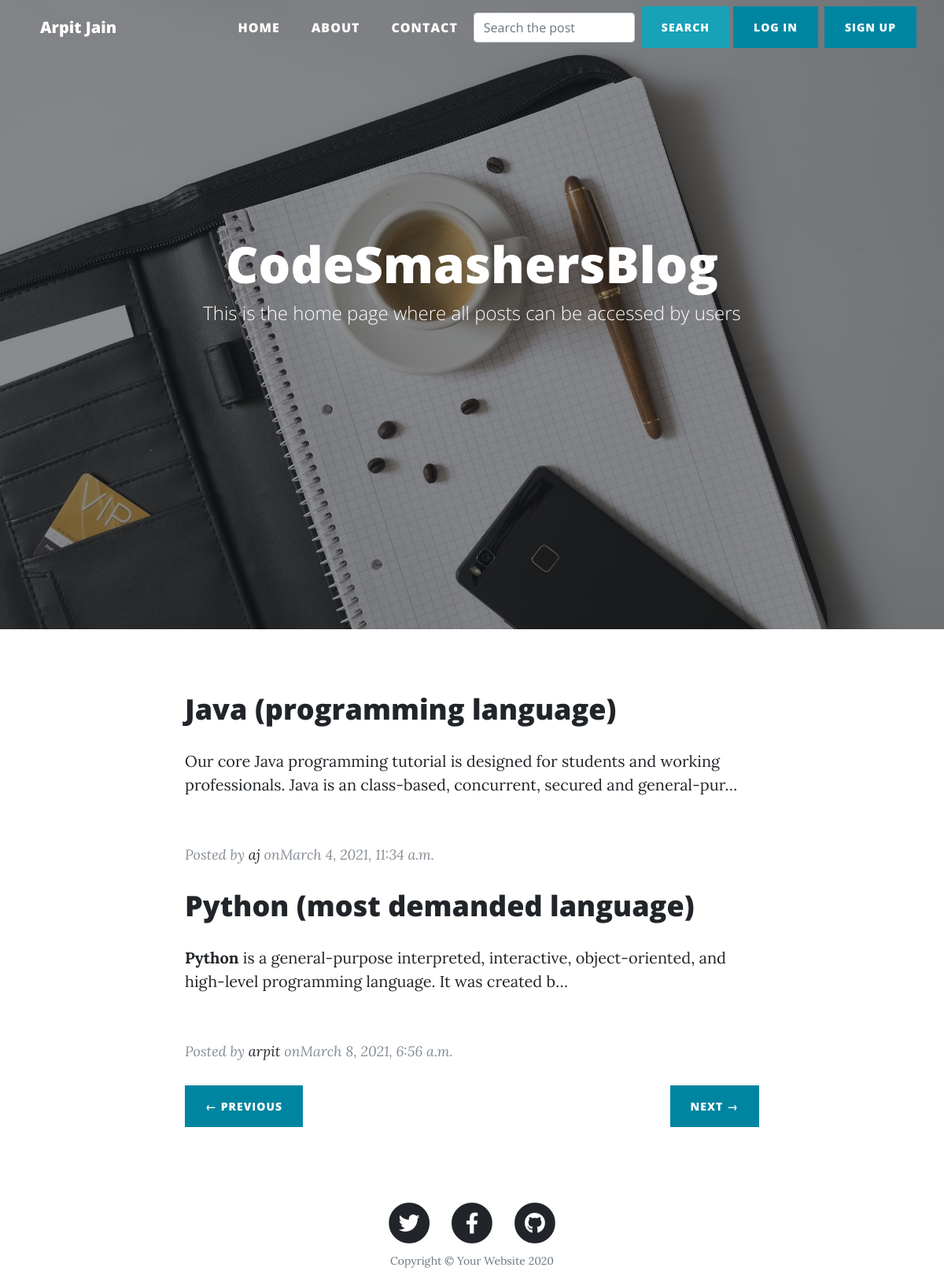
The page /myblog/ on the database its author committed.
### blog/models.py (models this page shows, shortened)
class Post(models.Model):
    sno=models.AutoField(primary_key=True)
    title=models.CharField(max_length=255)
    author=models.CharField(max_length=14)
    slug=models.CharField(max_length=130)
    timeStamp=models.DateTimeField(blank=True)
    content=models.TextField()
    views= models.IntegerField(default=0)

### blog/views.py (the view)
# urls.py: path('', views.home, name='home'),
def home(request):
    allPosts = Post.objects.all()
    params = {}
    params['no_of_posts'] = 2
    last = math.ceil( len(allPosts) / int(params['no_of_posts']  ))
    print(len(allPosts),last,params['no_of_posts'])
    page = request.GET.get('number')
    if not(str(page).isnumeric()):
        page = 1
    else:
        page = int(page)
    print("all goog till now",page)
    if len(allPosts)<params['no_of_posts']:
        print("test")
        prev = "#"
        next = "#"
    elif page == 1:
        prev = "#"
        next = "?number=" + str(int(page)+1)
    elif page == last:
        next = "#"
        prev = "?number=" + str(int(page)-1)
    else:
        prev = "?number=" + str(int(page)-1)
        next = "?number=" + str(int(page)+1)
    page=page-1
    allPosts = allPosts[page*int(params['no_of_posts']):page*int(params['no_of_posts'])+int(params['no_of_posts'])]
    params['allPosts']=allPosts
    params['prev'] = prev
    params['next'] = next
    return render(request,'myblog/home/home.html',params)

### templates/myblog/home/home.html (shortened to what this page needs)
{% extends 'myblog/base2.html' %}
{% block homeactive %}active
{% endblock homeactive %}
{% load static %}
{% block body %}
  <header class="masthead" style="background-image: url('/static/myblog/img/bg/bg1.jpg')">
    <div class="overlay"></div>
    <div class="container">
      <div class="row">
        <div class="col-lg-8 col-md-10 mx-auto">
          <div class="site-heading mt-5">
            <h1>CodeSmashersBlog</h1>
            <span class="subheading">This is the home page where all posts can be accessed by users</span>
          </div>
        </div>
      </div>
    </div>
  </header>
  <div class="container">
    <div class="row">
      <div class="col-lg-8 col-md-10 mx-auto">
        {% for post in allPosts %}
        <div class="post-preview">
          <a href="{{post.slug}}">
            <h2 class="post-title">
              {{post.title}}
            </h2>
            <p class="post-content">
              {{post.content|safe|truncatechars:150}}
            </p>
          </a>
          <br>
          <p class="post-meta">Posted by
            <a href="#">{{post.author}}</a>
            on{{post.timeStamp}}</p>
        </div>
        {% endfor %}
        <div class="clearfix">
           <a class="btn btn-primary float-right" href="{{next}}">Next &rarr;</a>
          <a class="btn btn-primary float-left" href="{{prev}}"> &larr; Previous </a>
        </div>
      </div>
    </div>
  </div>
{% endblock body %}

### static/myblog/css/clean-blog.css (style rules this page uses)
body { font-size: 20px; color: #212529; font-family: 'Lora', 'Times New Roman', serif; }
p { line-height: 1.5; margin: 30px 0; }
p a { text-decoration: underline; }
h1, h2, h3, h4, h5, h6 { font-weight: 800; font-family: 'Open Sans', 'Helvetica Neue', Helvetica, Arial, sans-serif; }
a { color: #212529; transition: all 0.2s; }
header.masthead { height:100vh; margin-bottom: 50px; background: no-repeat center center; background-color: #868e96; background-attachment: scroll; position: relative; background-size: cover; }
header.masthead .overlay { position: absolute; top: 0; left: 0; height: 100%; width: 100%; background-color: #212529; opacity: 0.5; }
header.masthead .page-heading, header.masthead .post-heading, header.masthead .site-heading { padding: 200px 0 150px; color: white; }
@media only screen and (min-width: 768px) { header.masthead .page-heading, header.masthead .post-heading, header.masthead .site-heading { padding: 250px 0; } }
header.masthead .page-heading, header.masthead .site-heading { text-align: center; }
header.masthead .page-heading h1, header.masthead .site-heading h1 { font-size: 4rem; margin-top: 0; }
header.masthead .page-heading .subheading, header.masthead .site-heading .subheading { font-size: 24px; font-weight: 300; line-height: 1.1; display: block; margin: 10px 0 0; font-family: 'Open Sans', 'Helvetica Neue', Helvetica, Arial, sans-serif; }
.post-preview > a { color: #212529; }
.post-preview > a > .post-title { font-size: 30px; margin-top: 30px; margin-bottom: 10px; }
.post-preview > .post-meta { font-size: 18px; font-style: italic; margin-top: 0; color: #868e96; }
.post-preview > .post-meta > a { text-decoration: none; color: #212529; }
@media only screen and (min-width: 768px) { .post-preview > a > .post-title { font-size: 36px; } }
.btn { font-size: 14px; font-weight: 800; padding: 15px 25px; letter-spacing: 1px; text-transform: uppercase; border-radius: 0; font-family: 'Open Sans', 'Helvetica Neue', Helvetica, Arial, sans-serif; }
.btn-primary { background-color: #0085A1; border-color: #0085A1; }

### rows shown on the page
Post: title "Java (programming language)", content "Our core Java programming tutorial is designed for students and working professionals. Java is an class-based, concurrent, secured and general-pur…", author "aj", timeStamp "March 4, 2021, 11:34 a.m."
Post: title "Python (most demanded language)", content "Python is a general-purpose interpreted, interactive, object-oriented, and high-level programming language. It was created b…", author "arpit", timeStamp "March 8, 2021, 6:56 a.m."
